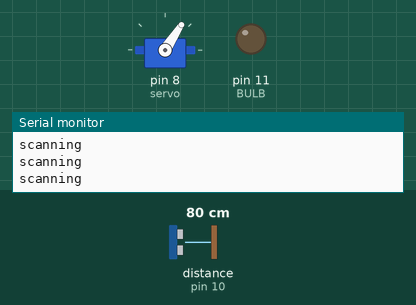
Simulated run of this sketch. Board: Arduino Uno, built with avr-gcc and run on an emulated ATmega328P. Shown: servo, output pins drawn as LEDs (lit = HIGH), the last lines printed to the serial monitor. Wiring (inferred from the names in the program): ultrasonic range finder: trigger pin 9; echo pin 10. Dashed ring = blinking. The inputs (shaded band) are chosen by the test bench; at power-on: distance to the obstacle (sensor on pin 10) 80 cm. The echo pulse lasts 58.3 µs per cm; pins used as bus, display or sensor lines are not drawn.

Above: at 1.2 s.
1.3 s: distance to the obstacle (sensor on pin 10) set to 2 cm
At 1.47 s:
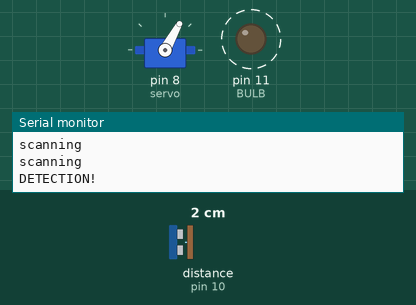
4.3 s: distance to the obstacle (sensor on pin 10) set to 18 cm
At 4.49 s:
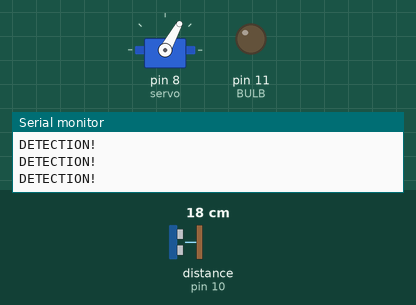
7.3 s: distance to the obstacle (sensor on pin 10) set to 4 cm
At 7.47 s:
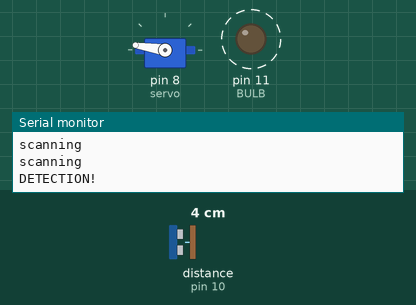
10.3 s: distance to the obstacle (sensor on pin 10) set to 14 cm
13.3 s: distance to the obstacle (sensor on pin 10) set to 18 cm
At 13.51 s:
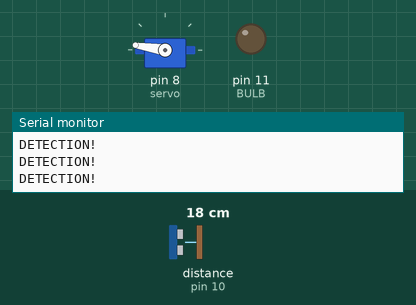
Timing chart, 0 to 20.3 s (numbered marks = the images above; inputs shaded):
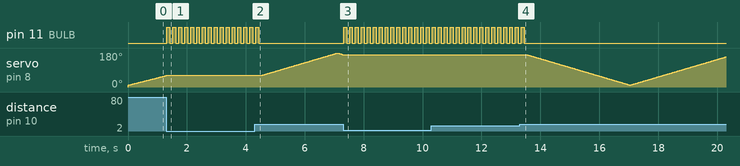

Measured:
- the behaviour switches between 16 and 17 cm on distance to the obstacle (sensor on pin 10) (found by bisection; images 3 and 4)
- after the input at 1.3 s, pin 11 (BULB): alternates HIGH for 0.10 s and LOW for 0.10 s, starting at once; servo on pin 8 (servo): goes on until 1.3 s, then stays 61°
- after the input at 4.3 s, pin 11 (BULB): goes on until 4.4 s, then stays LOW; servo on pin 8 (servo): rises from 61° to 180° in 2.6 s, then falls to 171° in 0.20 s
- after the input at 7.3 s, pin 11 (BULB): alternates HIGH for 0.10 s and LOW for 0.10 s, starting at once; servo on pin 8 (servo): stays 171° (without the input it goes to 170° after 0.02 s)
- after the input at 13.3 s, pin 11 (BULB): goes on until 13.5 s, then stays LOW

The sketch:

Radar.ino
```cpp
#include <Servo.h>
#include <IRremote.h>

// Define each button for the remote
#define Decrease 0xFF22DD // Rewind button
#define Increase 0xFFC23D // Fast forward button

// Set pins and declare variables for the motion sensor
const int trigPin = 9;
const int echoPin = 10;
long duration;
int distance;

// Set up pin number for the red LED indication bulb
const int BULB = 11;

// Set up for the rotating motor
Servo servo;
int angle = 0;      // Starting angle of the servo motor
int motorSpeed = 20; // Delay between the motor's angle change (smaller value = faster rotation)

// Set up the remote and receiver
const int receiver = 13; // Initialize pin 13 as recevier pin.
uint32_t Previous;       // Stores the last button pressed, useful for when the button is held down
IRrecv irrecv(receiver); // Instance of receiver
decode_results results;


void setup() {

  Serial.begin(9600);

  // Initializing the ultrasonic sensor
  pinMode(trigPin, OUTPUT);
  pinMode(echoPin, INPUT);

  // Initializing the red bulb
  pinMode(BULB, OUTPUT);

  // Initializing the rotating motor
  servo.attach(8);
  servo.write(angle);

  // Intializing the receiver for the remote
  irrecv.enableIRIn();

}

void loop() {

  // The motor is rotating and looking for objects, and it will stop when an object is detected

  // Scan from 10 to 180 degrees
  for(angle = 10; angle < 180; angle++){

    Serial.print("scanning\n");
    distance = DistanceCalculation(trigPin, echoPin); // Calculate distance of nearest object
    if (distance <= 15){
      // An Object was detected
      while(distance <= 15){
        // This loop will continue as long as the object does NOT move
        distance = DistanceCalculation(trigPin, echoPin);
        BlinkBulb(BULB); // Blink the bulb
        }
      }

    servo.write(angle);       // Sets the motor at a new angle
    SignalCheck(&motorSpeed); // Changes the speed of the motor if if a specific button is pressed
    delay(motorSpeed);        // Applies the speed of the motor
    }

  // Scan back from 180 to 10 degrees
  for(angle = 180; angle > 10; angle--){

    distance = DistanceCalculation(trigPin, echoPin); // Calculate distance of nearest object
    Serial.print("scanning\n");
    // An Object was detected
    if (distance <= 15){
        // This loop will continue as long as the object does NOT move
        while(distance <= 15){
          distance = DistanceCalculation(trigPin, echoPin);
          BlinkBulb(BULB); // Blink the bulb
          }
       }

    servo.write(angle);       // Sets the motor at a new angle
    SignalCheck(&motorSpeed); // Changes the speed of the motor if if a specific button is pressed
    delay(motorSpeed);        // Applies the speed of the motor
    }

   // End of the loop, the motor is back where it started at and has completed a whole cycle
}


// Functions used inside of the program

int DistanceCalculation(int trigpin, int echopin){
  // This function is used to calculate the distance of the nearest object when it is called

  // I believe that these next two lines are not needed
  //digitalWrite(trigPin,LOW);
  //delayMicroseconds(2);

  // Sending an ultrasonic wave
  digitalWrite(trigPin, HIGH);
  delayMicroseconds(10);
  digitalWrite(trigPin, LOW);

  // Calculate distance and return the value
  long duration;
  duration = pulseIn(echoPin, HIGH);
  return duration*0.034/2;

}

void BlinkBulb(int BULB){
  // Simply used to blink the red bulb and it is called when an object is detected

  Serial.print("DETECTION!\n");
  digitalWrite(BULB, HIGH);
  delay(100);
  digitalWrite(BULB, LOW);
  delay(100);
}

void SignalCheck(int *motorSpeed){
  // This function checks to see if a button was pressed and will change the speed of the motor if needed

  if (irrecv.decode(&results)) {
    // IR signal was received

    if (results.value==0xFFFFFFFF) {
      // This means that the signal is repeating
        results.value=Previous;
        }
    // This is where we change the rotation speed if a specific button is clicked
    switch(results.value) {
           case Decrease : *motorSpeed = *motorSpeed + 2;  break;
           case Increase : *motorSpeed = *motorSpeed - 2;  break;

      }

    //Serial.println (*motorSpeed); //display HEX results
    irrecv.resume(); //next value
    }
  Previous=results.value; // Value stored for future reference
 }
```
